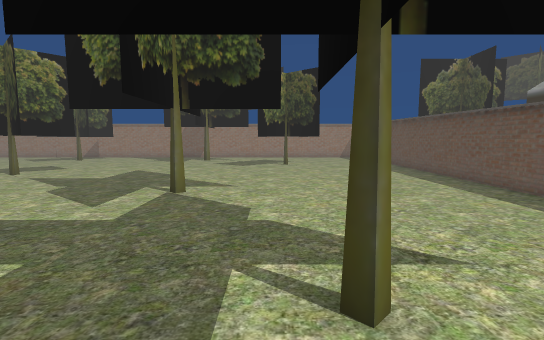
View 1 (above)

14 first-person views from a walk through a Unity game level. The camera is 1.4 m above the floor, tilts 6° down and sees 85° across. Doors are open. The floor is counted in squares, 1 m on a side. Each view is taken from the middle of a square. On the plan, view 1 faces up. The plan holds only what a view shows up to about 14 squares ahead; the rest is blank. The place goes on beyond the plan. The player character is not drawn. Some animated figures are left out.

View 2
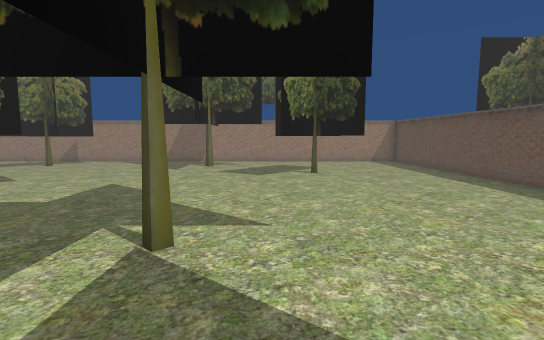

View 3
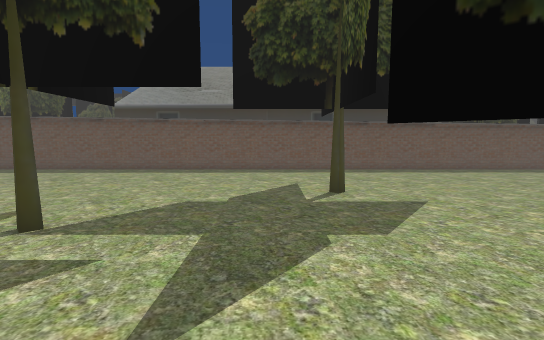

View 4
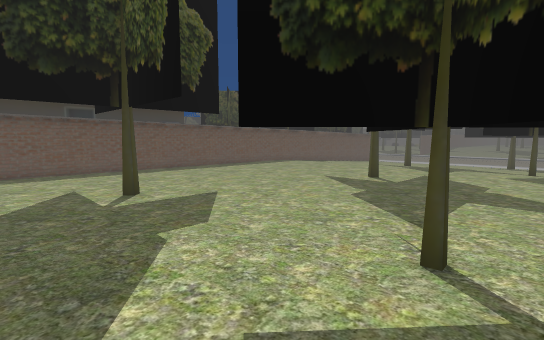

View 5
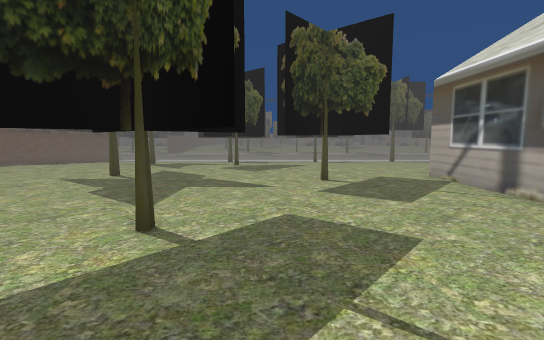

View 6
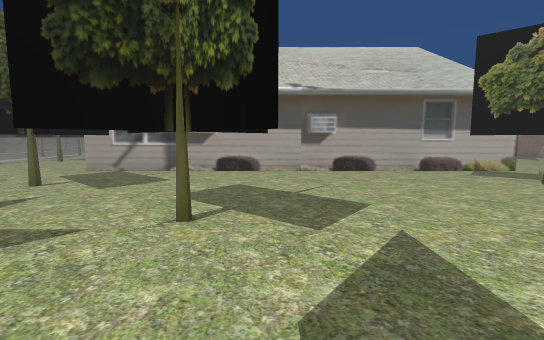

View 7
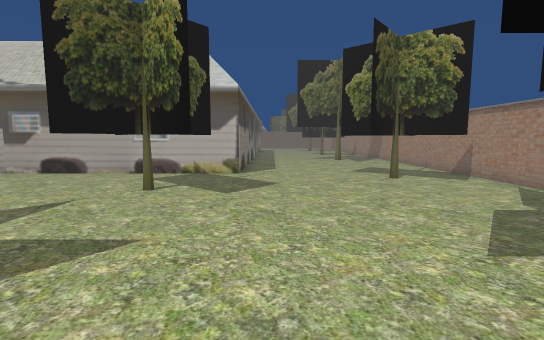

View 8
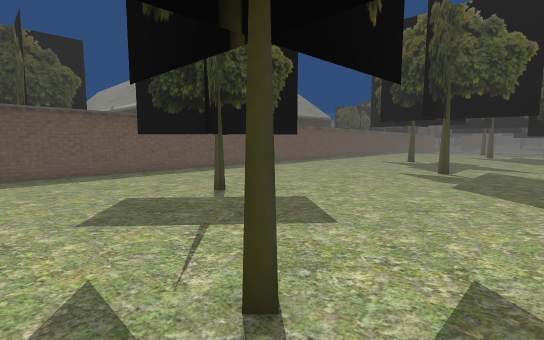

View 9
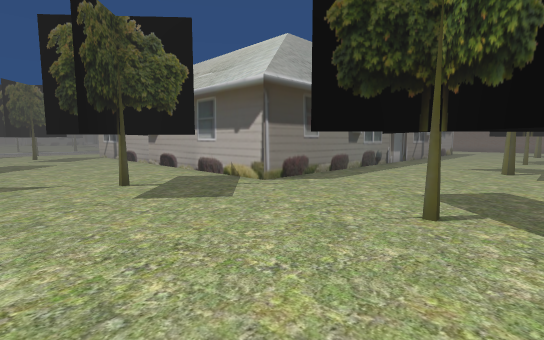

View 10
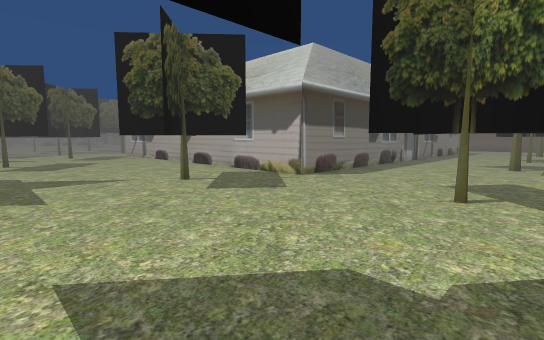

View 11
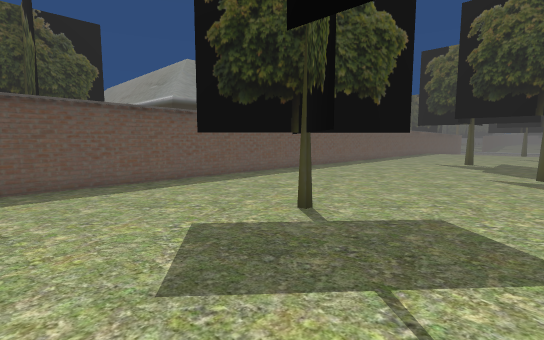

View 12
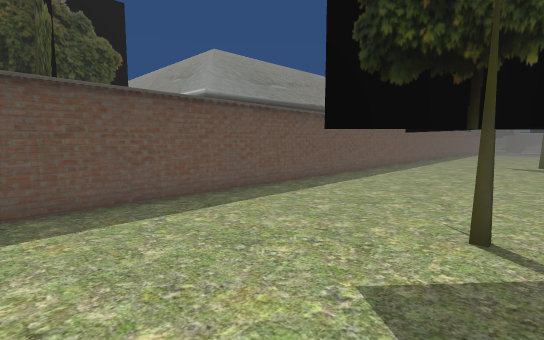

View 13
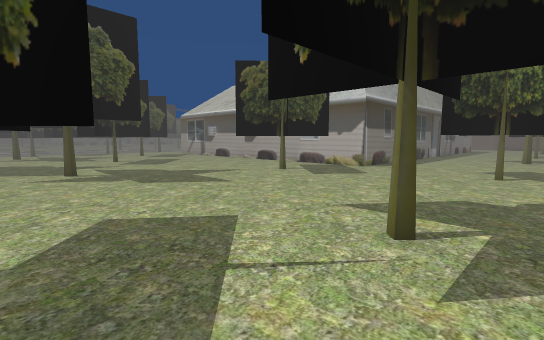

View 14
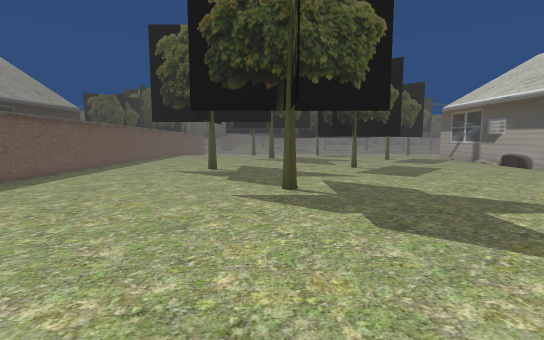

### Floor plan
Key: @ floor where view 1 was taken; # wall or solid block; . floor; T thing the floor can be seen under or through.
Columns run from 16 left of view 1 to 7 right of it. Each row starts with its distance up from view 1.
 21 .......................#
 20 ...TT..................#
 19 ...TT.......#..........#
 18 ..#..T.........T..T....#
 17 ................TT.....#
 16 .................T.....#
 15 ................T.#....#
 14 ###....................#
 13   #.T..T...............#
 12   #..TT................#
 11   #..TTT...............#
 10   #.#..................#
  9   #....................#
  8   #....................#
  7   #....................#
  6   #....................#
  5   #....................#
  4   #....................#
  3   #.....#..#...........#
  2   #......TT......#.....#
  1   #.......TT...........#
  0   #......T......@......#
 -1   #....................#
 -2   #..... ..............#
 -3   #..T.#...............#
 -4   #...T................#
 -5   #..#.##..............#

Where each view was taken, in squares from view 1:
view 1: 0 up, 0 right, facing up
view 2: 4 up, 1 left, facing up
view 3: 4 up, 7 left, facing right
view 4: 5 up, 7 left, facing down-right
view 5: 6 up, 8 left, facing down
view 6: 3 up, 1 left, facing left
view 7: 15 up, 2 left, facing left
view 8: 21 up, 6 left, facing down-right
view 9: 21 up, 7 left, facing down-left
view 10: 21 up, 5 left, facing down-left
view 11: 21 up, 3 left, facing down-right
view 12: 21 up, 0 right, facing down-right
view 13: 21 up, 0 right, facing down-left
view 14: 16 up, 2 left, facing down
